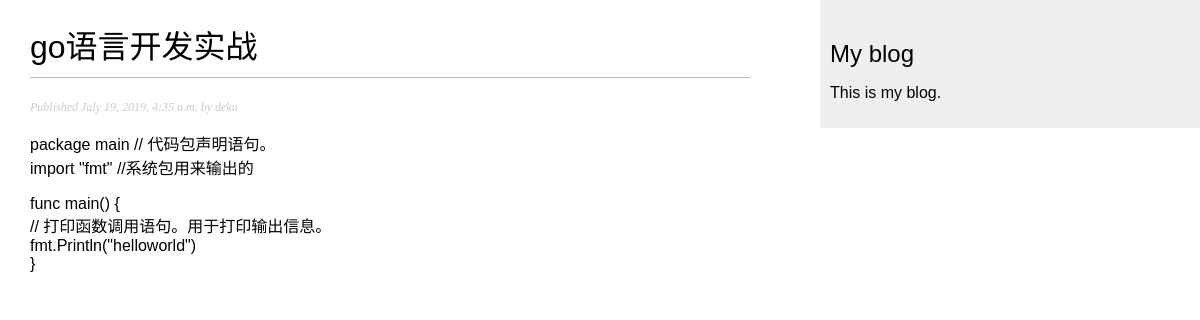
The page /blog/2019/7/19/go/ on the database its author committed.
### blog/models.py (models this page shows, shortened)
class Post(models.Model):
    STATUS_CHOICES=(('draft',"Draft"),('published',"Published"))
    title=models.CharField(max_length=250)
    slug=models.SlugField(max_length=250,unique_for_date='publish')
    author=models.ForeignKey(User, on_delete=models.CASCADE, related_name='blog_posts')
    body=models.TextField()
    publish=models.DateTimeField(default=timezone.now())
    created=models.DateTimeField(auto_now_add=True)
    updated=models.DateTimeField(auto_now=True)
    status=models.CharField(max_length=10, choices=STATUS_CHOICES, default='draft')
    objects=models.Manager()
    published=PublishedManager()
    class Meta:
        ordering=('-publish',)          #指定了Django在进行数据库查

### blog/views.py (the view)
# urls.py: path('<int:year>/<int:month>/<int:day>/<slug:post>/', views.post_detail, name='post_detail'),
def post_detail(request, year, month, day, post):
    post = get_object_or_404(Post, slug=post,
                                   status="published",
                                   publish__year=year,
                                   publish__month=month,
                                   publish__day=day)
    return render(request, 'blog/post/detail.html', {'post': post})

### blog/templates/blog/post/detail.html (shortened to what this page needs)
{% extends 'blog/base.html' %}
{% block content %}
    <h1>{{ post.title }}</h1>
    <p class="date">
    Published {{ post.publish }} by {{ post.author }}
    </p>
    {{ post.body|linebreaks }}
{% endblock %}

### blog/static/css/blog.css (style rules this page uses)
body { margin:0; padding:0; font-family:helvetica, sans-serif; }
h1 { font-weight:normal; border-bottom:1px solid #bbb; padding:0 0 10px 0; }
p.date { color:#ccc; font-family: georgia, serif; font-size: 12px; font-style: italic; }

### rows shown on the page
Post: title "go语言开发实战", publish "July 19, 2019, 4:35 a.m.", author "deku", body "package main // 代码包声明语句。 import \"fmt\" //系统包用来输出的 func main() { // 打印函数调用语句。用于打印输出信息。 fmt.Println(\"helloworld\") }"
